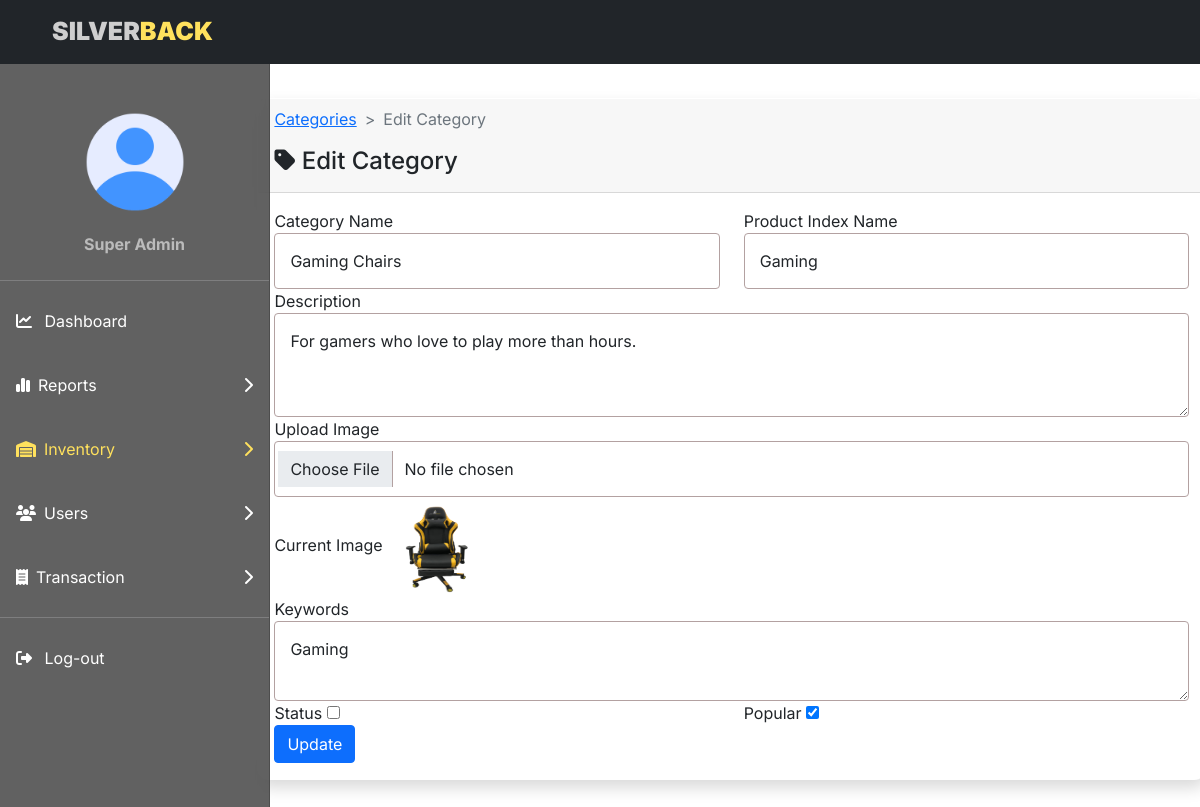
The page /admin/category/editcat.php?id=1 on the database its author committed.
### tables this page shows
CREATE TABLE `users` (
  `user_id` int(11) NOT NULL,
  `username` varchar(100) NOT NULL,
  `user_email` varchar(100) NOT NULL,
  `user_password` varchar(100) NOT NULL,
  `fname` varchar(50) NOT NULL,
  `lname` varchar(50) NOT NULL,
  `contactnum` varchar(12) NOT NULL,
  `birthday` date NOT NULL,
  `address` varchar(100) NOT NULL,
  `city` varchar(50) NOT NULL,
  `region` varchar(50) NOT NULL,
  `zip` int(10) NOT NULL,
  `image` varchar(100) DEFAULT NULL,
  `role` tinyint(4) NOT NULL DEFAULT 0,
  `ip_add` varchar(12) NOT NULL,
  `token` varchar(40) NOT NULL,
  `created_at` timestamp NOT NULL DEFAULT current_timestamp(),
  `lastactivity` timestamp NULL DEFAULT current_timestamp()
);

CREATE TABLE `category` (
  `cat_id` int(11) NOT NULL,
  `cat_name` varchar(100) NOT NULL,
  `cat_index` varchar(100) NOT NULL,
  `cat_description` mediumtext NOT NULL,
  `cat_status` tinyint(4) NOT NULL DEFAULT 0,
  `cat_popular` tinyint(4) NOT NULL DEFAULT 0,
  `cat_image` varchar(100) NOT NULL,
  `cat_keywords` mediumtext NOT NULL,
  `created_at` timestamp NOT NULL DEFAULT current_timestamp()
);

### admin/functions/functions.php (called while the page is built, shortened)
<?php
include('../connection/connect.php');
function getByID($table, $id)
{
    global $conn;
    $query = "SELECT * FROM $table WHERE cat_id=$id";
    return $query_run = mysqli_query($conn, $query);
}
function getProfile(){
    global $conn;
    $q = "SELECT * FROM users WHERE role = '1' ";
    return $q_run = mysqli_query($conn, $q);
}

### admin/category/editcat.php (the view, shortened to what this page needs)
<?php
include('../connection/connect.php');
include('../functions/functions.php');
?>
<!doctype html>
<html lang="en">
<head>
  <link href="https://cdn.jsdelivr.net/npm/bootstrap@5.0.2/dist/css/bootstrap.min.css" rel="stylesheet">
  <link rel="stylesheet" href="https://cdnjs.cloudflare.com/ajax/libs/font-awesome/6.2.1/css/all.min.css" />
  <link rel="stylesheet" href="//cdn.jsdelivr.net/npm/alertifyjs@1.13.1/build/css/alertify.min.css" />
  <link rel="stylesheet" href="//cdn.jsdelivr.net/npm/alertifyjs@1.13.1/build/css/themes/bootstrap.min.css" />
  <link rel="stylesheet" href="../home.css" />
</head>
<body>
  <nav class="navbar navbar-expand-lg navbar-dark bg-dark fixed-top">
    <div class="container-fluid">
      <div class="navbar-brand me-auto ms-lg-0 ms-3 text-uppercase fw-bold">
        <a style="color:#CECECE;font-size: 25px;;font-weight: 900;margin-left:40px">Silver</a><a style="color:#FFE15D;font-size: 25px;;font-weight: 900">back</a><a href="#" style="color:white;margin-left:55rem"></a>
      </div>
    </div>
  </nav>
  <div style="background: rgba( 70, 70, 70, 0.85 );
    backdrop-filter: blur( 15px );
    -webkit-backdrop-filter: blur( 15px ); top:64px" class="offcanvas offcanvas-start sidebar-nav" tabindex="-1" id="sidebar">
    <div class="offcanvas-body p-0">
      <nav class="navbar-dark">
        <ul class="navbar-nav">
          <br><br>
          <div class="uprofile">
            <?php
            $profile = getProfile();
            if (mysqli_num_rows($profile) > 0) {
              foreach ($profile as $dp => $pro) {
            ?>
                <center class="profile">
                  <img src='../profile/<?php echo $pro['image'] ?>' style="width:100px;height:100px;border-radius: 50%" />
                  <p style="color: #bbb;font-weight: 700;margin-top:20px;margin-bottom: 10px"><?php echo $pro['fname'] ?> <?php echo $pro['lname'] ?></p>
                </center>
            <?php
              }
            }
            ?>
          </div>
          <li class="my-0">
            <hr class="dropdown-divider bg-light" />
          </li>
          <li>
            <a style="color: #fff;padding: 20px 20px;" href="../home.php" class="nav-link px-3">
              <span class="me-2"><i class="fa-sharp fa-solid fa-chart-line"></i></span>
              <span>Dashboard</span>
            </a>
          </li>
          <li>
            <a style="color: #fff;padding: 20px 20px;" class="nav-link px-3 sidebar-link" data-bs-toggle="collapse" href="#reports"><span class="me-2"><i class="fa-solid fa-chart-simple"></i></span>
              <span>Reports</span>
              <span class="ms-auto">
                <span class="right-icon">
                  <i class="fa-solid fa-chevron-right drop-down"></i>
                </span>
              </span>
            </a>
          </li>
          <li>
            <a style="color: #FFE15D;padding: 20px 20px;" class="nav-link px-3 sidebar-link" data-bs-toggle="collapse" href="#inventory"><span class="me-2"><i class="fa-sharp fa-solid fa-warehouse"></i></span>
              <span>Inventory</span>
              <span class="ms-auto">
                <span class="right-icon">
                  <i class="fa-solid fa-chevron-right drop-down"></i>
                </span>
              </span>
            </a>
          </li>
          <li>
            <a style="color: #fff;padding: 20px 20px;" class="nav-link px-3 sidebar-link" data-bs-toggle="collapse" href="#user"><span class="me-2"><i class="fa-sharp fa-solid fa-users"></i></span>
              <span>Users</span>
              <span class="ms-auto">
                <span class="right-icon">
                  <i class="fa-solid fa-chevron-right drop-down"></i>
                </span>
              </span>
            </a>
          </li>
          <li>
            <a style="color: #fff;padding: 20px 20px;" class="nav-link px-3 sidebar-link" data-bs-toggle="collapse" href="#transaction"><span class="me-2"><i class="fa-sharp fa-solid fa-receipt"></i>
              </span>
              <span>Transaction</span>
              <span class="ms-auto">
                <span class="right-icon">
                  <i class="fa-solid fa-chevron-right drop-down"></i>
                </span>
              </span>
            </a>
          </li>
          <li class="my-0">
            <hr class="dropdown-divider bg-light" />
          </li>
          <li>
            <a style="color: #fff;padding: 20px 20px;" href="../logout.php" class="nav-link px-3">
              <span class="me-2"><i class="fa-sharp fa-solid fa-right-from-bracket"></i></span>
              <span>Log-out</span>
            </a>
          </li>
        </ul>
      </nav>
    </div>
  </div>
  <div class="container">
    <div class="row">
      <div class="col-md-12 py-md-5 mx-md-5">
        <?php
        if (isset($_GET['id'])) {
          $cat_id = $_GET['id'];
          $category = getByID("category", $cat_id);
          if (mysqli_num_rows($category) > 0) {
            $data = mysqli_fetch_array($category);
        ?>
            <div class="card1 shadow">
              <div class="card-header">
                <nav style="--bs-breadcrumb-divider: '>';" aria-label="breadcrumb">
                  <ol class="breadcrumb">
                    <li class="breadcrumb-item"><a href="../category/category.php">Categories</a></li>
                    <li class="breadcrumb-item active" aria-current="page">Edit Category</li>
                  </ol>
                </nav>
                <h4><i class="fa-solid fa-tag"></i> Edit Category</h4>
              </div>
              <div class="card-body">
                <form action="../code.php" method="POST" enctype="multipart/form-data">
                  <div class="row">
                    <div class="col-md-6">
                      <label for="">Category Name</label>
                      <input type="text" name="cat_name" value="<?= $data['cat_name']; ?>" placeholder="Enter Category Name" class="form-control">
                    </div>
                    <div class="col-md-6">
                      <label for="">Product Index Name</label>
                      <input type="text" name="cat_index" value="<?= $data['cat_index']; ?>" placeholder="Enter Index Name" class="form-control">
                    </div>
                    <div class="col-md-12">
                      <label for="">Description</label>
                      <textarea rows="3" name="cat_description" placeholder="Enter Description" class="form-control"><?= $data['cat_description']; ?></textarea>
                    </div>
                    <div class="col-md-12">
                      <label for="">Upload Image</label>
                      <input type="file" name="cat_image" class="form-control">
                      <label for="">Current Image</label>
                      <img src="../images/<?= $data['cat_image']; ?>" width="100px" height="100px">
                    </div>
                    <div class="col-md-12">
                      <label for="">Keywords</label>
                      <textarea row="3" name="cat_keywords" placeholder="Enter Keywords" class="form-control"><?= $data['cat_keywords']; ?></textarea>
                    </div>
                    <div class="col-md-6">
                      <label for="">Status</label>
                      <input type="checkbox" <?= $data['cat_status'] ? "checked" : "" ?> name="cat_status">
                    </div>
                    <div class="col-md-6">
                      <label for="">Popular</label>
                      <input type="checkbox" <?= $data['cat_popular'] ? "checked" : "" ?> name="cat_popular">
                    </div>
                    <div class="col-md-12">
                      <button class="btn btn-primary" name="update_category">Update</button>
                    </div>
                  </div>
              </div>
            </div>
        <?php
          } else {
            echo "Category not found";
          }
        } else {
          echo "Something went wrong!";
        }
        ?>
      </div>
    </div>
  </div>
</body>
</html>

### admin/home.css (style rules this page uses)
body, button { font-family: "Inter", sans-serif; }
:root { --offcanvas-width: 270px; --topNavbarHeight: 56px; }
.sidebar-nav { width: var(--offcanvas-width); }
.sidebar-link { display: flex; align-items: center; }
.sidebar-link .right-icon { display: inline-flex; }
@media (min-width: 992px) { body { overflow: auto !important; } }
@media (min-width: 992px) { .sidebar-nav { -webkit-transform: none; transform: none; visibility: visible !important; height: calc(100% - var(--topNavbarHeight)); top: var(--topNavbarHeight); } }

### admin/category/editcat.php (style rules this page uses)
.container-fluid .navbar-brand { color: #CECECE; font-size: 25px; text-transform: uppercase; font-weight: 900; height: calc(100% - 9%); }
.card1 { z-index: 1; background: #ffff; box-shadow: 0 8px 32px 0 rgba(31, 38, 135, 0.37); backdrop-filter: blur(20px); -webkit-backdrop-filter: blur(20px); border-radius: 12px; border: 1px solid rgba(255, 255, 255, 0.18); margin-top: 50px; margin-left: 15%; }
.form-control { border: 1px solid #b3a1a1 !important; padding: 15px 15px; }

### rows shown on the page
users: image (placeholder picture), fname "Super", lname "Admin"
category: cat_name "Gaming Chairs", cat_index "Gaming", cat_description "For gamers who love to play more than hours.", cat_image (picture), cat_keywords "Gaming", cat_popular "☑"
